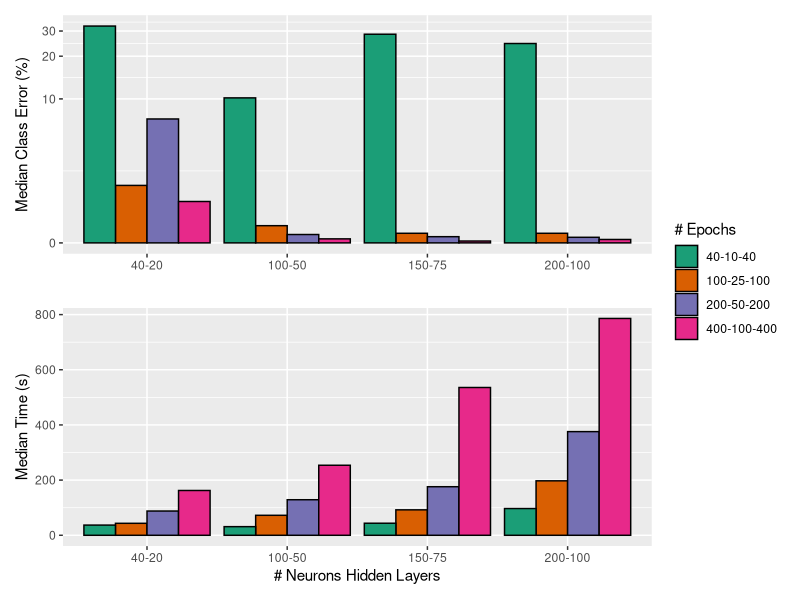
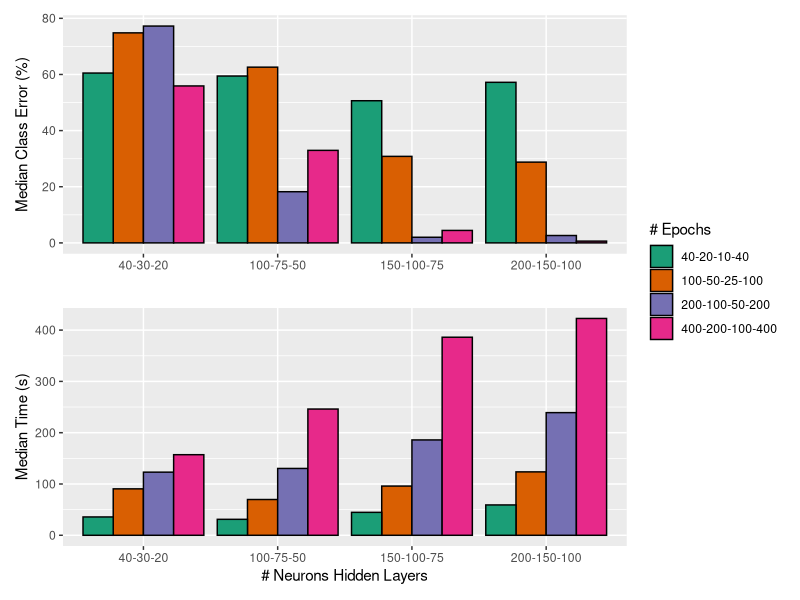
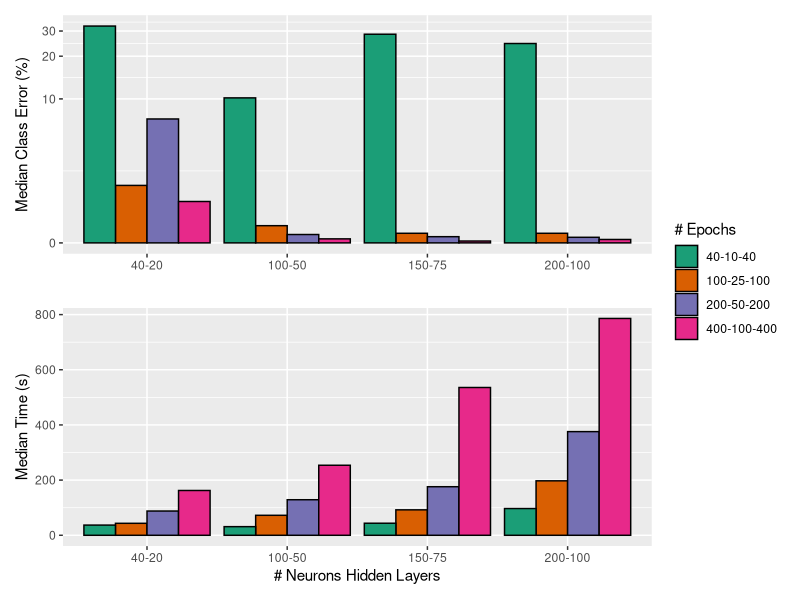
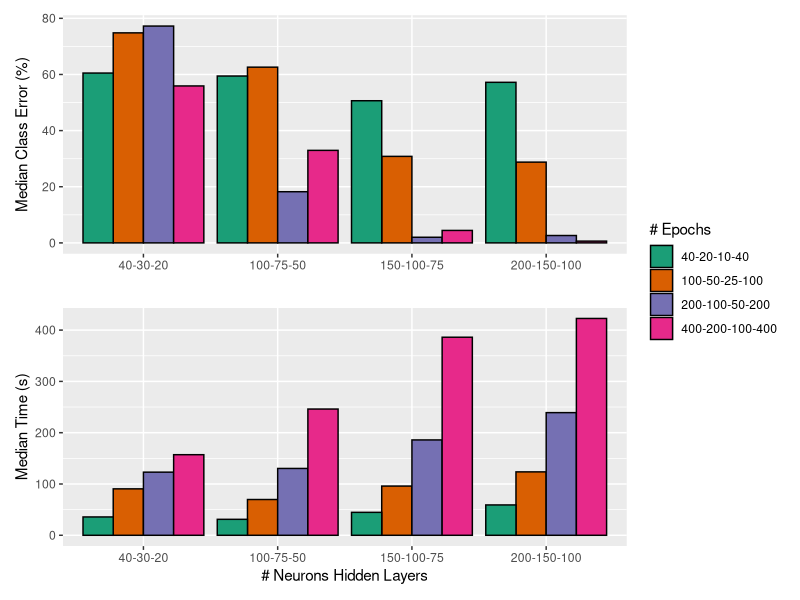

The R script that drew these images, in order:

# --------------------------------------------------------------------------
# Libraries
# --------------------------------------------------------------------------

library(readxl)
library(dplyr)

library(ggplot2)
library(tidyr)
library(patchwork)

# --------------------------------------------------------------------------
# Import data
# --------------------------------------------------------------------------

X3_layers <- read_excel("output/part2_auto_encoders/3_layers.xlsx")
X4_layers <- read_excel("output/part2_auto_encoders/4_layers.xlsx")


# --------------------------------------------------------------------------
# Auto encoder with 3 layers
# --------------------------------------------------------------------------


X3_layers <- X3_layers %>% 
  unite(neurons_hidden, c(hiddenSize1, hiddenSize2), sep = '-', remove = FALSE) %>%
  unite(nr_epochs, c(Max_epoch1, Max_epoch2, Max_epoch3), sep = '-', remove = FALSE)


p1_3 <- X3_layers %>% select(neurons_hidden, nr_epochs, classAcc, hiddenSize1, Max_epoch1) %>%
  group_by(neurons_hidden, nr_epochs, hiddenSize1, Max_epoch1) %>%
  summarise(median_classAcc = 100 - median(classAcc)) %>%
  ggplot(., aes(x=reorder(as.factor(neurons_hidden), hiddenSize1),y=median_classAcc, fill=reorder(as.factor(nr_epochs),Max_epoch1))) +
  geom_bar(stat="identity", color="black", position=position_dodge()) + 
  scale_y_continuous(trans='pseudo_log') +
  scale_fill_brewer(palette="Dark2") + 
  labs(fill="# Epochs",x="", y="Median Class Error (%)")


p2_3 <- X3_layers %>% select(neurons_hidden, nr_epochs, time, hiddenSize1, Max_epoch1) %>%
  group_by(neurons_hidden, nr_epochs, hiddenSize1, Max_epoch1) %>%
  summarise(median_time = median(time)) %>%
  ggplot(., aes(x=reorder(as.factor(neurons_hidden), hiddenSize1),y=median_time, fill=reorder(as.factor(nr_epochs),Max_epoch1))) +
  geom_bar(stat="identity", color="black", position=position_dodge()) + 
  scale_fill_brewer(palette="Dark2") + 
  #scale_y_continuous(trans='pseudo_log') +
  labs(fill="# Epochs",x="# Neurons Hidden Layers", y="Median Time (s)")

# group plots
p1_3 / p2_3 + plot_layout(guides = "collect") 
# save
ggsave("output/part2_auto_encoders/figure1.png", width = 14, height = 14, units = "cm")

# --------------------------------------------------------------------------
# Auto encoder with 4 layers
# --------------------------------------------------------------------------

X4_layers <- X4_layers %>% 
  unite(neurons_hidden, c(hiddenSize1, hiddenSize2, hiddenSize3), sep = '-', remove = FALSE) %>%
  unite(nr_epochs, c(Max_epoch1, Max_epoch2, Max_epoch3, Max_epoch4), sep = '-', remove = FALSE)

p1_4 <- X4_layers %>% select(neurons_hidden, nr_epochs, classAcc, hiddenSize1, Max_epoch1) %>%
  group_by(neurons_hidden, nr_epochs, hiddenSize1, Max_epoch1) %>%
  summarise(median_classErr = 100 - median(classAcc)) %>%
  ggplot(., aes(x=reorder(as.factor(neurons_hidden), hiddenSize1),y=median_classErr, fill=reorder(as.factor(nr_epochs),Max_epoch1))) +
  geom_bar(stat="identity", color="black", position=position_dodge()) + 
  #scale_y_continuous(trans='pseudo_log') + 
  scale_fill_brewer(palette="Dark2") + 
  labs(fill="# Epochs",x="", y="Median Class Error (%)")


p2_4 <- X4_layers %>% select(neurons_hidden, nr_epochs, time, hiddenSize1, Max_epoch1) %>%
  group_by(neurons_hidden, nr_epochs, hiddenSize1, Max_epoch1) %>%
  summarise(median_time = median(time)) %>%
  ggplot(., aes(x=reorder(as.factor(neurons_hidden), hiddenSize1),y=median_time, fill=reorder(as.factor(nr_epochs),Max_epoch1))) +
  geom_bar(stat="identity", color="black", position=position_dodge()) + 
  scale_fill_brewer(palette="Dark2") + 
  labs(fill="# Epochs",x="# Neurons Hidden Layers", y="Median Time (s)")

# group plots
p1_4 / p2_4 + plot_layout(guides = "collect") 
# save
ggsave("output/part2_auto_encoders/figure2.png", width = 14, height = 14, units = "cm")




